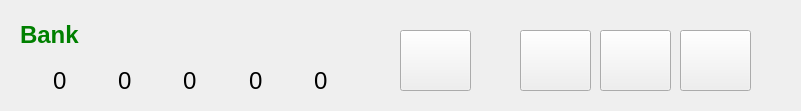
     <widget class="QWidget" name="widget_5" native="true">
      <property name="geometry">
       <rect>
        <x>0</x>
        <y>659</y>
        <width>801</width>
        <height>111</height>
       </rect>
      </property>
      <property name="styleSheet">
       <string notr="true">border-image: url(:/resources/images/boardR.png) 0 0 0 0 stretch stretch;</string>
      </property>
      <widget class="QWidget" name="widget_8" native="true">
       <property name="geometry">
        <rect>
         <x>370</x>
         <y>20</y>
         <width>410</width>
         <height>81</height>
        </rect>
       </property>
       <property name="minimumSize">
        <size>
         <width>410</width>
         <height>0</height>
        </size>
       </property>
       <property name="maximumSize">
        <size>
         <width>340</width>
         <height>16777215</height>
        </size>
       </property>
       <property name="styleSheet">
        <string notr="true">border-image: url(:/resources/images/wood.png) 0 0 0 0 stretch stretch;</string>
       </property>
       <widget class="QPushButton" name="pb_Road">
        <property name="geometry">
         <rect>
          <x>150</x>
          <y>10</y>
          <width>71</width>
          <height>61</height>
         </rect>
        </property>
        <property name="styleSheet">
         <string notr="true">border-image: url(:/resources/images/button_road.png) 0 0 0 0 stretch stretch;</string>
        </property>
        <property name="text">
         <string/>
        </property>
       </widget>
       <widget class="QPushButton" name="pb_Settlement">
        <property name="geometry">
         <rect>
          <x>310</x>
          <y>10</y>
          <width>71</width>
          <height>61</height>
         </rect>
        </property>
        <property name="styleSheet">
         <string notr="true">border-image: url(:/resources/images/button_settlement.png) 0 0 0 0 stretch stretch;</string>
        </property>
        <property name="text">
         <string/>
        </property>
       </widget>
       <widget class="QPushButton" name="pb_MagicCard">
        <property name="geometry">
         <rect>
          <x>30</x>
          <y>10</y>
          <width>71</width>
          <height>61</height>
         </rect>
        </property>
        <property name="styleSheet">
         <string notr="true">border-image: url(:/resources/images/button_magicCard.png) 0 0 0 0 stretch stretch;</string>
        </property>
        <property name="text">
         <string/>
        </property>
       </widget>
       <widget class="QPushButton" name="pb_House">
        <property name="geometry">
         <rect>
          <x>230</x>
          <y>10</y>
          <width>71</width>
          <height>61</height>
         </rect>
        </property>
        <property name="styleSheet">
         <string notr="true">border-image: url(:/resources/images/button_house.png) 0 0 0 0 stretch stretch;</string>
        </property>
        <property name="text">
         <string/>
        </property>
       </widget>
      </widget>
      <widget class="QWidget" name="widget_9" native="true">
       <property name="geometry">
        <rect>
         <x>10</x>
         <y>20</y>
         <width>340</width>
         <height>81</height>
        </rect>
       </property>
       <property name="minimumSize">
        <size>
         <width>340</width>
         <height>0</height>
        </size>
       </property>
       <property name="maximumSize">
        <size>
         <width>340</width>
         <height>16777215</height>
        </size>
       </property>
       <property name="styleSheet">
        <string notr="true">border-image: url(:/resources/images/wood.png) 0 0 0 0 stretch stretch;</string>
       </property>
       <widget class="QWidget" name="horizontalLayoutWidget_10">
        <property name="geometry">
         <rect>
          <x>10</x>
          <y>40</y>
          <width>321</width>
          <height>41</height>
         </rect>
        </property>
        <layout class="QHBoxLayout" name="horizontalLayout_16">
         <item>
          <widget class="QLabel" name="label_29">
           <property name="styleSheet">
            <string notr="true">border-image: url(:/resources/images/resources--grain.png) 0 0 0 0 stretch stretch;</string>
           </property>
           <property name="text">
            <string/>
           </property>
          </widget>
         </item>
         <item>
          <widget class="QLabel" name="lbWheatBank">
           <property name="font">
            <font>
             <pointsize>18</pointsize>
            </font>
           </property>
           <property name="text">
            <string>0</string>
           </property>
          </widget>
         </item>
         <item>
          <widget class="QLabel" name="label_32">
           <property name="styleSheet">
            <string notr="true">border-image: url(:/resources/images/resources--wool.png) 0 0 0 0 stretch stretch;</string>
           </property>
           <property name="text">
            <string/>
           </property>
          </widget>
         </item>
         <item>
          <widget class="QLabel" name="lbWoolBank">
           <property name="font">
            <font>
             <pointsize>18</pointsize>
            </font>
           </property>
           <property name="text">
            <string>0</string>
           </property>
          </widget>
         </item>
         <item>
          <widget class="QLabel" name="label_34">
           <property name="styleSheet">
            <string notr="true">border-image: url(:/resources/images/resources--ore.png) 0 0 0 0 stretch stretch;</string>
           </property>
           <property name="text">
            <string/>
           </property>
          </widget>
         </item>
         <item>
          <widget class="QLabel" name="lbStoneBank">
           <property name="font">
            <font>
             <pointsize>18</pointsize>
            </font>
           </property>
           <property name="text">
            <string>0</string>
           </property>
          </widget>
         </item>
         <item>
          <widget class="QLabel" name="label_36">
           <property name="styleSheet">
            <string notr="true">border-image: url(:/resources/images/resources--lumber.png) 0 0 0 0 stretch stretch;</string>
           </property>
           <property name="text">
            <string/>
           </property>
          </widget>
         </item>
         <item>
          <widget class="QLabel" name="lbWoodBank">
           <property name="font">
            <font>
             <pointsize>18</pointsize>
            </font>
           </property>
           <property name="text">
            <string>0</string>
           </property>
          </widget>
         </item>
         <item>
          <widget class="QLabel" name="label_37">
           <property name="styleSheet">
            <string notr="true">border-image: url(:/resources/images/resources--brick.png) 0 0 0 0 stretch stretch;</string>
           </property>
           <property name="text">
            <string/>
           </property>
          </widget>
         </item>
         <item>
          <widget class="QLabel" name="lbBrickBank">
           <property name="font">
            <font>
             <pointsize>18</pointsize>
            </font>
           </property>
           <property name="text">
            <string>0</string>
           </property>
          </widget>
         </item>
        </layout>
       </widget>
       <widget class="QLabel" name="lbBank">
        <property name="geometry">
         <rect>
          <x>10</x>
          <y>0</y>
          <width>93</width>
          <height>29</height>
         </rect>
        </property>
        <property name="font">
         <font>
          <pointsize>18</pointsize>
          <weight>75</weight>
          <bold>true</bold>
         </font>
        </property>
        <property name="styleSheet">
         <string notr="true">color: green;

</string>
        </property>
        <property name="text">
         <string>Bank</string>
        </property>
       </widget>
      </widget>
     </widget>
